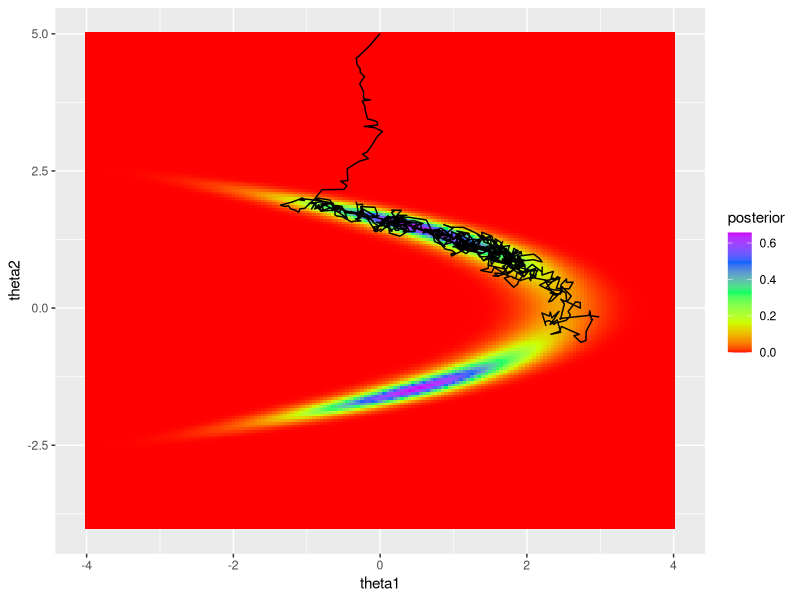
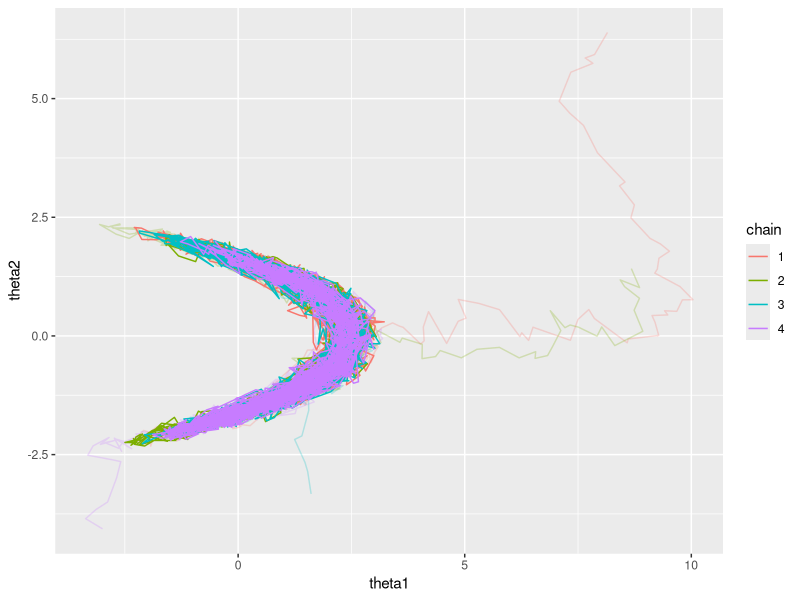
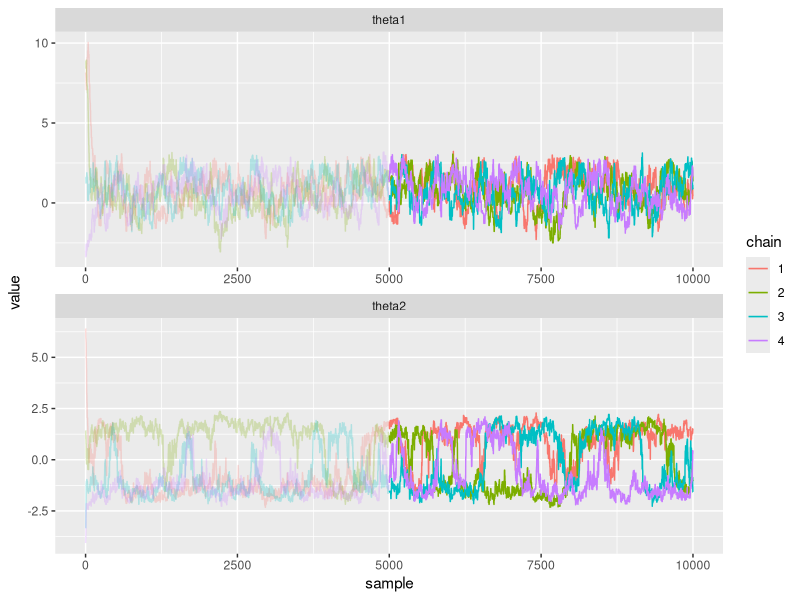

These figures' R source, in order:
## ---- chunk 1
knitr::opts_chunk$set(echo = TRUE)

library(tidyverse)
library(magrittr)
library(cowplot)
library(mvtnorm)
## ---- chunk 2
set.seed(12)

generate_proposal <- function(pars_now, jump_scale = 0.1) {

  n_pars <- length(pars_now)
  
  # Random draw from multivariate normal
  theta_star <- mvtnorm::rmvnorm(1,
                                 mean = pars_now,
                                 sigma = jump_scale*diag(n_pars))
  return(theta_star)
}
## ---- chunk 3
get_log_target_value <- function(X, pars) {
  
  # log(likelihood)
  sum(
    dnorm(X,
          mean = pars[1] + pars[2]^2, 
          sd = 1,
          log = TRUE)
      ) +
    
    # log(prior)
    dnorm(pars[1], 0, 1, log = TRUE) +
    dnorm(pars[2], 0, 1, log = TRUE)
  
}
## ---- chunk 4
# Compute ratio
get_ratio <- function(X, pars_now, pars_proposal) {
  r <- exp(
    get_log_target_value(X, pars_proposal) - 
      get_log_target_value(X, pars_now)
    )
  
  return(r)
}
## ---- chunk 5
# Sampler
MH_sampler <- function(X, # Data
                       inits, # Initial values
                       n_samples = 1000, # Number of iterations
                       jump_scale = 0.1 # Proposal jump variance
                       ) {

  
  # Matrix for samples
  pars <- matrix(nrow = n_samples, ncol = length(inits))
  
  # Set initial values
  pars[1, ] <- inits

  # Generate samples 
  for(i in 2:n_samples) {
    
    # Current parameters
    pars_now <- pars[i-1, ]
    
    # Proposal
    pars_proposal <- generate_proposal(pars_now, jump_scale)
    
    # Ratio
    r <- get_ratio(X, pars_now, pars_proposal)
    
    r <- min(1, r)
    
    # Does the sampler move?
    move <- sample(x = c(TRUE, FALSE),
                   size = 1,
                   prob = c(r, 1-r))
    # OR: 
    # move <- runif(n = 1, min = 0, max = 1) <= r
    
    if(move) {
      pars[i, ] <- pars_proposal
    } else {
      pars[i, ] <- pars_now
    }
  }
  
  pars <- data.frame(pars)
  
  return(pars) 
}

## ---- chunk 6
X <- c(3.78, 2.76, 2.84, 2.92, 1.3, 3.93, 3.69, 2.28, 2.81, 0.71)
## ---- chunk 7
# Draw samples
samples1 <- MH_sampler(X,
                      inits = c(0, 5),
                      n_samples = 1000, 
                      jump_scale = 0.01)

colnames(samples1) <- c("theta1", "theta2")

# Add column for sample index
samples1$sample <- 1:nrow(samples1)


# Grid approximation
delta <- 0.05
df_grid <- expand.grid(seq(-4, 4, by = delta),
                       seq(-4, 5, by = delta)) %>%
  set_colnames(c("theta1", "theta2"))


for(i in 1:nrow(df_grid)) {
  df_grid[i, "likelihood"] <- prod(
    dnorm(X,
          df_grid[i, "theta1"] + df_grid[i, "theta2"]^2,
          1)
    )
}

df_grid <- df_grid %>% 
  mutate(prior = dnorm(theta1, 0, 1)*dnorm(theta2, 0, 1)) %>%
  mutate(posterior = prior*likelihood) %>% 
  mutate(posterior = posterior / (sum(posterior)*delta^2))


# Plot
p_grid <- ggplot() +
  geom_tile(data = df_grid, 
             aes(x = theta1, y = theta2, fill = posterior)) +
  scale_fill_gradientn(colours = rainbow(5))



# Plot joint posterior samples
p_MH1 <- p_grid +
  geom_path(data = samples1,
            aes(x = theta1, y = theta2))
  

print(p_MH1)
## ---- chunk 8
# Number of chains
n_chains <- 4

# Number of samples
n_samples <- 10000

# Initial warmup proportion
warmup <- 0.5

samples2 <- lapply(1:n_chains, function(i) {
  
  # Use random initial values
  inits <- rnorm(2, 0, 5)
  
  chain <- MH_sampler(X, inits = inits,
                        n_samples = n_samples, 
                        jump_scale = 0.1)
  
  # Wrangle
  colnames(chain) <- c("theta1", "theta2")
  chain$sample <- 1:nrow(chain)
  chain$chain <- as.factor(i)
  chain[1:round(warmup*n_samples), "warmup"] <- TRUE
  chain[(round(warmup*n_samples)+1):n_samples, "warmup"] <- FALSE
  
  return(chain)
  
}) %>% 
  do.call(rbind, .)
## ---- chunk 9
# Plot
p_joint_2 <- ggplot() +
  # warmup samples
  geom_path(data = samples2 %>%
              filter(warmup == TRUE),
            aes(theta1, theta2, color = chain),
            alpha = 0.25) +
  # post-warmup samples
  geom_path(data = samples2 %>%
              filter(warmup == FALSE),
            aes(theta1, theta2, color = chain))

print(p_joint_2)
## ---- chunk 10
# Compute R hats for theta1 and theta2
Rhat <- function(samples) {
  
  my_samples <- samples
  
  # Number of samples and chains
  m <- ncol(my_samples)
  n <- nrow(my_samples)
  
  
  # Compute B ******************
  psi. <- apply(my_samples, MARGIN = 2, FUN = function(x) mean(x))
  psi.. <- mean(psi.)
  
  B <- (n/(m-1)) * sum((psi. - psi..)^2)
  
  # Compute W ******************
  s_sq <- lapply(1:m, function(i) {
    my_s_sq <- 1/(n-1) * sum((my_samples[, i] - psi.[i])^2)
  }) %>% unlist
  
  W <- 1/m * sum(s_sq)
  
  # R hat
  R <- sqrt( (n-1)/n + B/(n*W) )
  
  return(R)
  
}


th1_Rhat <- samples2[, c("theta1", "chain", "sample")] %>%
  spread(key = chain, value = theta1) %>% 
  select(-sample) %>% 
  Rhat()

th2_Rhat <- samples2[, c("theta2", "chain", "sample")] %>%
  spread(key = chain, value = theta2) %>% 
  select(-sample) %>% 
  Rhat()
## ---- chunk 11
# Trace plots
p_trace_2 <- ggplot() + 
  geom_line(data = samples2 %>% 
              filter(warmup == TRUE) %>% 
              gather(key = "parameter",
                     value = "value",
                     -c("sample", "chain", "warmup")), 
            aes(x = sample, y = value, color = chain), 
            alpha = 0.25) + 
  geom_line(data = samples2 %>% 
              filter(warmup == FALSE) %>% 
              gather(key = "parameter",
                     value = "value",
                     -c("sample", "chain", "warmup")), 
            aes(x = sample, y = value, color = chain)) +
  facet_wrap(~parameter,
             ncol = 1,
             scales = "free")


print(p_trace_2)
